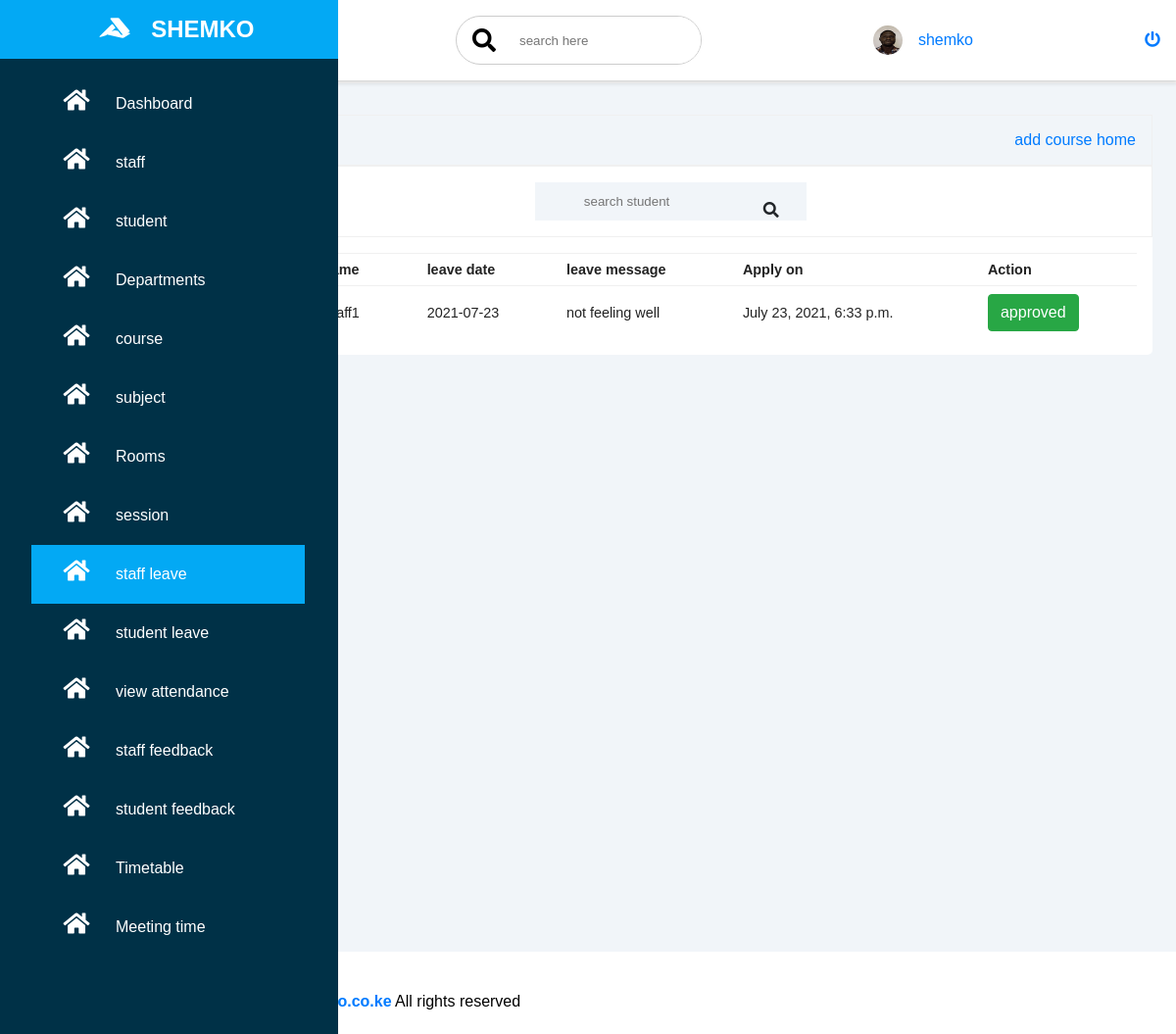
/staff_leave_view (signed in), run on the app's committed database.
### Attendance/models.py (models this page shows)
class CustomUser(AbstractUser):
    user_type_data=((1,"HOD"),(2,"staff"),(3,"student"))
    user_type=models.CharField(default=1,choices=user_type_data,max_length=10)

class LeaveReportStaff(models.Model):
    id=models.AutoField(primary_key=True)
    staff_id=models.ForeignKey(Staffs, on_delete=models.CASCADE)
    leave_date=models.CharField(max_length=255)
    leave_message=models.TextField()
    leave_status=models.IntegerField(default=0)
    created_at=models.DateTimeField(auto_now_add=True)
    updated_at=models.DateTimeField(auto_now_add=True)
    objects=models.Manager()

class Staffs(models.Model):
    id=models.AutoField(primary_key=True)
    admin=models.OneToOneField(CustomUser,on_delete=models.CASCADE)#
    address=models.TextField()#
    created_at=models.DateTimeField(auto_now_add=True)
    update_at=models.DateTimeField( auto_now_add=True)
    objects=models.Manager()

### Attendance/AdminHodView.py (the view)
# urls.py: path('staff_leave_view',AdminHodView.staff_leave_view,name="staff_leave_view"),
def staff_leave_view(request):
    leaves=LeaveReportStaff.objects.all()
    return render(request,"AdminHodTemplates/staff_leave.html",{"leaves":leaves})

### Attendance/LoginCheckMiddleWare.py (called while the page is built, shortened)
    def process_view(self,request,view_func,view_args,view_kwargs):
        modulename=view_func.__module__
        user=request.user
        if user.is_authenticated:
            if user.user_type == "1":
                 if modulename == "Attendance.AdminHodView":
                     pass
                 elif modulename == "Attendance.views" or modulename == "django.views.static":
                       pass
                 else:
                    return HttpResponseRedirect(reverse("admin_home"))
        else:
            if request.path == reverse("show_login") or request.path == reverse("do_login") or modulename == "django.contrib.auth.views":
                pass
            else:
                return  HttpResponseRedirect(reverse("show_login"))

### Attendance/templates/AdminHodTemplates/staff_leave.html (shortened to what this page needs)
{% extends "AdminHodTemplates/base_template.html" %}
{% block main_content %}
<div class="main" >
<div class="card-header" >
  <div class="">student feedback</div>
  <div class="">
  <a href="/Addcourse">add course</a>
  <a href="/admin_home">home</a>
</div>
</div>
<div class="card">
   <div class="card-header">
       <div class="">course details</div>
       <form class="search">
           <input type="" class="search-input" name="" placeholder="search student">
           <i class="fas fa-search"></i>
       </form>
   </div>
   <div class="card-body">
       <div class="table-responsive">
           <table width="100%">
               <thead>
                   <tr>
                       <td>Id</td>
                       <td>staff Id</td>
                       <td>staff Name</td>
                       <td>leave date</td>
                       <td> leave message</td>
                       <td>Apply on</td>
                       <td>Action</td>
                   </tr>
               </thead>
               <tbody>
                {% for leave in leaves %}
                    <tr>
                        <td>{{ leave.id }}</td>
                        <td>{{ leave.staff_id.admin.id }}</td>
                        <td>{{ leave.staff_id.admin.first_name }} {{ leave.staff_id.admin.last_name }}</td>
                        <td>{{ leave.leave_date }}</td>
                        <td>{{ leave.leave_message }}</td>
                        <td>{{ leave.created_at }}</td>
                        <td>
                            {% if leave.leave_status == 0 %}
                            <a href="{% url 'staff_approve_leave' leave_id=leave.id %}" class="btn btn-success">Approve</a>
                            <a href="{% url 'staff_disapprove_leave' leave_id=leave.id %}" class="btn btn-danger">disapprove</a>
                            {% elif leave.leave_status == 1%}
                            <button class="btn btn-success reply_open_modal" disabled="disabled" data-toggle="modal" data-target='#reply_modal'>approved</button>
                            {% else %}
                            <button class="btn btn-danger reply_open_modal" disabled="disabled" data-toggle="modal" data-target='#reply_modal'>disapproved</button>
                            {% endif %}
                        </td>
                   </tr>
                {% endfor %}
               </tbody>
           </table>
       </div>
   </div>
</div>
</div>
{% endblock main_content %}

### Attendance/templates/AdminHodTemplates/content_header.html (shortened to what this page needs)
{% load static %}
<div class="header">
		<h1>
          <label for="nav-toggle">
          </label>
        </h1>
        <div class="search-wrapper">
            <span class="fas fa-search"></span>
            <input type="search" placeholder="search here">
        </div>
        <div class="user-wrapper">
            <img src="{% static "assets/shem.jpg" %}" width="30px" height="30px" alt="">
            <div>
                <a href="{% url 'admin_profile' %}">{{ user.username }}</a>
            </div>
        </div>
        <div class="user-wrapper">
                <a href="{% url 'logout_user'%}" >
                        <span class="icon"><i class="fas fa-power-off"></i></span>
                </a>
        </div>
</div>

### Attendance/static/css/index.css (style rules this page uses)
:root { --primary-bg:#f5f5f5; --primary-color:#03a9f4; --secondary-bg:#003147; --secondary-color:#f1f5f9;; --default-color:#ffff; --denger-color:#f00; --main-color:#DD2F6E; --color-dark:#1D2231; --text-grey:#8390A2; --main-color:#212529; }
* { padding:0; margin:0; box-sizing: border-box; list-style: none; text-decoration: none; font-family: 'Poppins',sans-serif; }
body { overflow-x:hidden; }
div { display: block; }
.header { background:var(--default-color); display: flex; justify-content: space-between; padding:1rem; box-shadow: 2px 2px 5px rgba(0,0,0,0.2); position:fixed; left:345px; width:calc(100% - 345px); top:0; z-index: 100; transition: left 300ms; }
.search-wrapper { border:1px solid #ccc; border-radius:30px; height:50px; display: flex; align-items: center; overflow-x: hidden; }
.search-wrapper span { display: inline-block; padding:0rem 1rem; font-size:1.5rem; }
.search-wrapper input { height:100%; padding:.5rem; border:none; outline:none; }
.user-wrapper { display: flex; align-items: center; }
.user-wrapper img { border-radius: 50%; margin-right: 1rem; }
.main { margin-top:85px; padding:2rem 1.5rem; background:var(--secondary-color); min-height: calc(100vh - 90px); transition: left 0.5s; margin-left: 345px; overflow-y: auto; }
.card { background: #fff; border-radius: 5px; }
.card-header, .card-body { padding:1rem; }
.card-header { display: flex; justify-content: space-between; align-items:center; border:1px solid #f0f0f0 }
.table-responsive { width:100%; overflow-x: auto; }
.search { position: relative; margin: auto; }
.search-input { background: var(--secondary-color); border: none; padding: 12px 50px 12px 50px; width: 100%; outline: none; color: var(--main-color); }
.search i { position: absolute; top: 50%; right: 20px; transform: translate(-50%); color: var(--main-color); cursor: pointer; }
table { border-collapse:collapse; }
thead tr { border-top: 1px solid #f0f0f0; border-bottom: 1px solid #f0f0f0; }
thead td { font-weight: 700; }
td { padding:.5rem 1rem; font-size:.9rem; color:#222; }
tr td:last-child { display: flex; align-items: center; }
@media only screen and (max-width:1200px) { .main-content .header { width:calc(100% - 70px); left:70px; } }
@media only screen and (max-width:1200px) { .main-content .main { margin-left:0px; } }
.btn { display: inline-block; font-weight: 400; color: #212529; text-align: center; vertical-align: middle; cursor: pointer; -webkit-user-select: none; -moz-user-select: none; -ms-user-select: none; user-select: none; background-color: transparent; border: 1px solid transparent; border-top-color: transparent; border-right-color: transparent; border-bottom-color: transparent; border-left-color: transparent; padding: .375rem .75rem; font-size: 1rem; line-height: 1.5; border-radius: .25rem; transition: color .15s ease-in-out,background-color .15s ease-in-out,border-color .15s ease-in-out,box-shadow .15s ease-in-out; }
a { color: #007bff; text-decoration: none; background-color: transparent; }
.btn-success { color: #fff; background-color: #28a745; border-color: #28a745; box-shadow: none; }
label:not(.form-check-label):not(.custom-file-label) { font-weight: 700; }
label { display: inline-block; margin-bottom: .5rem; }

### data on the page
CustomUser: username "shemko"
LeaveReportStaff: staff_id.admin.last_name "staff1", leave_date "2021-07-23", leave_message "not feeling well", created_at "July 23, 2021, 6:33 p.m.", leave_status "approved"
